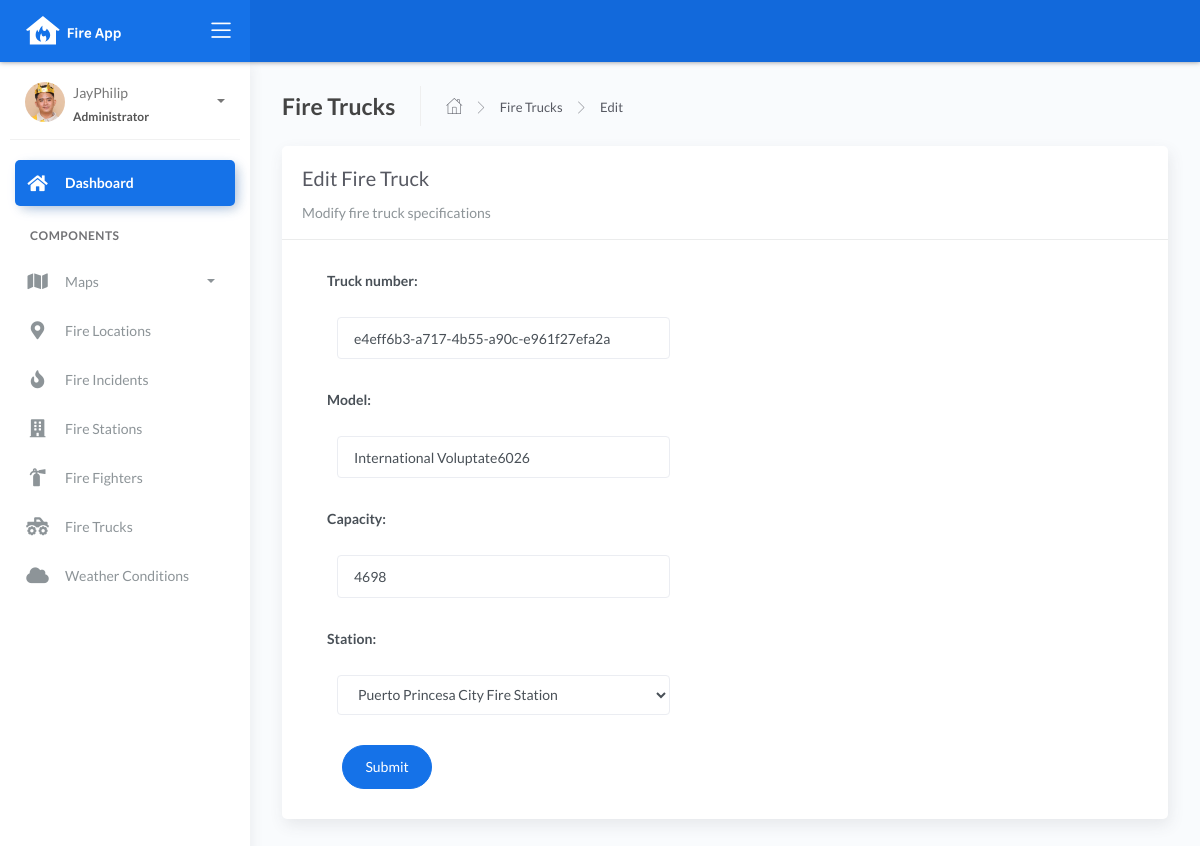
The app's page /firetruck_list/edit/30, older data.
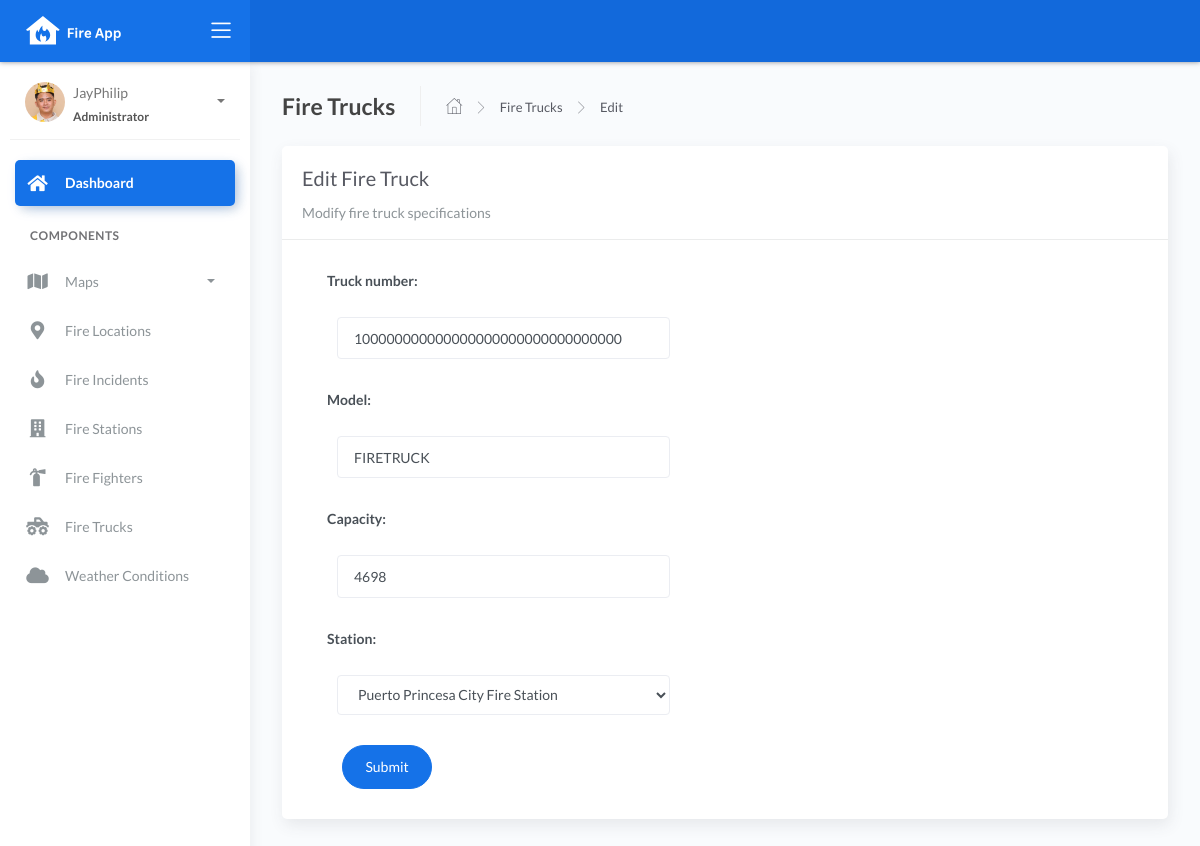
The same page, newer data.
### fire/models.py (models this page shows, shortened)
class BaseModel(models.Model):
    created_at = models.DateTimeField(auto_now_add=True, db_index=True)
    updated_at = models.DateTimeField(auto_now=True)
    class Meta:
        abstract = True

class FireTruck(BaseModel):
    truck_number = models.CharField(max_length=150)
    model = models.CharField(max_length=150)
    capacity = models.CharField(max_length=150)  # water
    station = models.ForeignKey(FireStation, on_delete=models.CASCADE)

### fire/views.py (the view)
# urls.py: path('firetruck_list/edit/<int:pk>', FireTruckUpdate.as_view(), name='firetruck-update'),
class FireTruckUpdate(UpdateView):
    model = FireTruck
    form_class = FireTruckForm
    template_name = "firetruck_edit.html"
    success_url = reverse_lazy('firetruck-list')

### fire/forms.py
class FireTruckForm(ModelForm):
    class Meta:
        model = FireTruck
        fields = "__all__"

### fire/models.py (called while the page is built)
    def __str__(self):
        return f"{self.name}"

### templates/firetruck_edit.html
{% extends 'base.html' %} {% load static %} {% block content %}
<div class="content">
    <div class="page-inner">
        <div class="page-header">
            <h4 class="page-title">Fire Trucks</h4>
            <ul class="breadcrumbs">
                <li class="nav-home">
                    <a href="{%url 'dashboard-chart' %}">
                    <i class="flaticon-home"></i>
                    </a>
                </li>
                <li class="separator">
                    <i class="flaticon-right-arrow"></i>
                </li>
                <li class="nav-item">
                    <a href="{% url 'firetruck-list' %}">Fire Trucks</a>
                </li>
                <li class="separator">
                    <i class="flaticon-right-arrow"></i>
                </li>
                <li class="nav-item">
                    <a href="#">Edit</a>
                </li>
            </ul>
        </div>
        <div class="row">
            <div class="col-md-12">
                <div class="card">
                    <div class="card-header">
                        <div class="card-title">Edit Fire Truck</div>
                        <div class="card-category">Modify fire truck specifications</div>
                    </div>
                    <div class="col-md-6">
                    <div class="card-body">
                        <form action="" method="post" novalidate>
                            {% csrf_token %} {% include 'includes/form.html' %}
                            <div class="form-group">
                                <div class="col-md-12 col-sm-3">
                                    <button type="submit" class="btn btn-primary btn-rounded">Submit</button>
                                </div>
                            </div>
                        </form>
                    </div>
                    </div>
                </div>
            </div>
        </div>
    </div>
</div>
{% endblock %}

### templates/includes/form.html (shortened to what this page needs)
{% load widget_tweaks %}
{% for field in form %}
<div class="field item form-group">
    <label>{{ field.label_tag }}</label>
  <div class="form-group">
    {% render_field field class="form-control" %}
  </div>
</div>
{% endfor %}

Row changes from the older to the newer data that the page shows:
changed FireTruck "Puerto Princesa City Fire Station": truck_number "e4eff6b3-a717-4b55-a90c-e961f27efa2a" → "100000000000000000000000000000000"; model "International Voluptate6026" → "FIRETRUCK"
